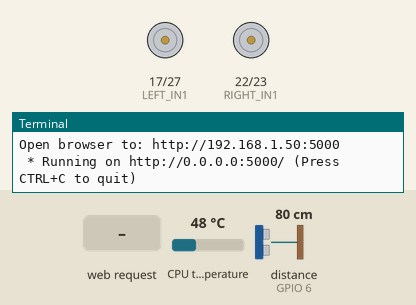
This program was run on a simulated Raspberry Pi (BCM pin numbers). Shown: motor-driver pin pairs drawn as motors (green arrow = first pin HIGH = forward, orange = second pin HIGH = backward, longer = more drive), the last lines printed to the terminal. The test bench sets the inputs (shaded band); at power-on: CPU temperature 48 °C, distance to the obstacle (sensor on GPIO 6) 80 cm. The echo pulse lasts 58.3 µs per cm; the clock reads 2024-03-15 10:24:30 at power-on unless the program sets it.

Above: at 3.2 s.
3.3 s: HTTP request for / received with the fields command=forward
At 4.5 s:
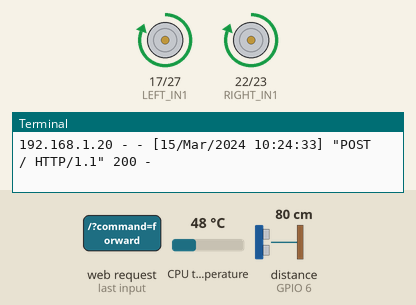
4.8 s: HTTP request for / received with the fields command=backward
At 5.6 s:
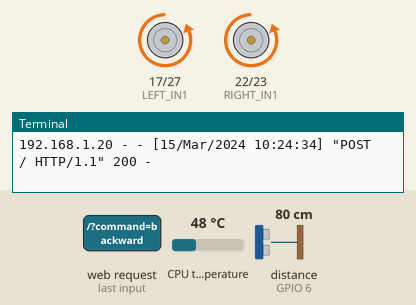
6.3 s: HTTP request for / received with the fields command=left
At 6.8 s:
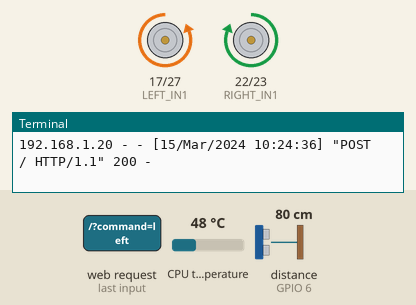
Timing chart, 0 to 9.3 s (numbered marks = the images above; inputs shaded):
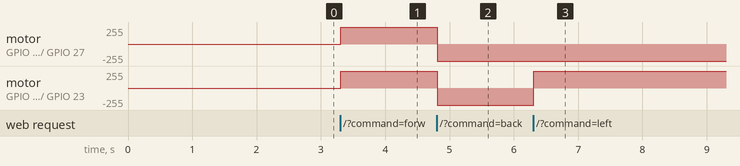

The program:

web_rov.py
```python
from flask import Flask, render_template_string, request
import RPi.GPIO as GPIO
import socket
import time
import threading
import os

app = Flask(__name__)

# -------------------------
# Motor Pins (L298N)
# -------------------------
LEFT_IN1  = 17
LEFT_IN2  = 27
RIGHT_IN1 = 22
RIGHT_IN2 = 23

# -------------------------
# Ultrasonic Sensor Pins
# -------------------------
TRIG = 5
ECHO = 6

# -------------------------
# Config
# -------------------------
OBSTACLE_DISTANCE_CM = 20

# -------------------------
# GPIO Setup
# -------------------------
GPIO.setmode(GPIO.BCM)
GPIO.setwarnings(False)

for pin in (LEFT_IN1, LEFT_IN2, RIGHT_IN1, RIGHT_IN2):
    GPIO.setup(pin, GPIO.OUT)

GPIO.setup(TRIG, GPIO.OUT)
GPIO.setup(ECHO, GPIO.IN)

GPIO.output(TRIG, False)

time.sleep(2)

# -------------------------
# Global Status
# -------------------------
current_action = "Stopped"

# -------------------------
# Motor Functions
# -------------------------
def move_forward():
    global current_action
    current_action = "Forward"

    GPIO.output(LEFT_IN1, GPIO.HIGH)
    GPIO.output(LEFT_IN2, GPIO.LOW)

    GPIO.output(RIGHT_IN1, GPIO.HIGH)
    GPIO.output(RIGHT_IN2, GPIO.LOW)

def move_backward():
    global current_action
    current_action = "Backward"

    GPIO.output(LEFT_IN1, GPIO.LOW)
    GPIO.output(LEFT_IN2, GPIO.HIGH)

    GPIO.output(RIGHT_IN1, GPIO.LOW)
    GPIO.output(RIGHT_IN2, GPIO.HIGH)

def turn_left():
    global current_action
    current_action = "Left"

    GPIO.output(LEFT_IN1, GPIO.LOW)
    GPIO.output(LEFT_IN2, GPIO.HIGH)

    GPIO.output(RIGHT_IN1, GPIO.HIGH)
    GPIO.output(RIGHT_IN2, GPIO.LOW)

def turn_right():
    global current_action
    current_action = "Right"

    GPIO.output(LEFT_IN1, GPIO.HIGH)
    GPIO.output(LEFT_IN2, GPIO.LOW)

    GPIO.output(RIGHT_IN1, GPIO.LOW)
    GPIO.output(RIGHT_IN2, GPIO.HIGH)

def stop():
    global current_action
    current_action = "Stopped"

    for pin in (LEFT_IN1, LEFT_IN2, RIGHT_IN1, RIGHT_IN2):
        GPIO.output(pin, GPIO.LOW)

# -------------------------
# Ultrasonic Sensor
# -------------------------
def get_distance():
    GPIO.output(TRIG, True)
    time.sleep(0.00001)
    GPIO.output(TRIG, False)

    start = time.time()
    timeout = start + 0.04

    while GPIO.input(ECHO) == 0:
        start = time.time()
        if start > timeout:
            return None

    stop_time = time.time()

    while GPIO.input(ECHO) == 1:
        stop_time = time.time()
        if stop_time > timeout:
            return None

    distance = (stop_time - start) * 17150
    return round(distance, 2)

# -------------------------
# Pi Information
# -------------------------
def get_ip():
    s = socket.socket(socket.AF_INET, socket.SOCK_DGRAM)
    try:
        s.connect(("8.8.8.8", 80))
        ip = s.getsockname()[0]
    except:
        ip = "Unknown"
    finally:
        s.close()

    return ip

def get_cpu_temp():
    try:
        temp = os.popen("vcgencmd measure_temp").readline()
        return temp.replace("temp=", "")
    except:
        return "Unavailable"

# -------------------------
# Web Page
# -------------------------
HTML = """
<!DOCTYPE html>
<html>
<head>
    <title>Raspberry Pi Rover</title>

    <style>
        body {
            background: #111;
            color: white;
            text-align: center;
            font-family: Arial;
        }

        button {
            width: 120px;
            height: 60px;
            margin: 10px;
            font-size: 20px;
            border-radius: 10px;
            border: none;
        }

        .forward { background: green; }
        .backward { background: red; }
        .left { background: orange; }
        .right { background: orange; }
        .stop { background: gray; }

        .info {
            margin: 20px;
            font-size: 20px;
        }
    </style>
</head>

<body>

    <h1>🚗 Raspberry Pi Rover</h1>

    <div class="info">
        <p><b>IP Address:</b> {{ ip }}</p>
        <p><b>CPU Temp:</b> {{ temp }}</p>
        <p><b>Status:</b> {{ action }}</p>
        <p><b>Distance:</b> {{ distance }} cm</p>
    </div>

    <form method="POST">

        <div>
            <button class="forward" name="command" value="forward">
                Forward
            </button>
        </div>

        <div>
            <button class="left" name="command" value="left">
                Left
            </button>

            <button class="stop" name="command" value="stop">
                Stop
            </button>

            <button class="right" name="command" value="right">
                Right
            </button>
        </div>

        <div>
            <button class="backward" name="command" value="backward">
                Backward
            </button>
        </div>

    </form>

</body>
</html>
"""

# -------------------------
# Routes
# -------------------------
@app.route("/", methods=["GET", "POST"])
def home():

    distance = get_distance()

    if request.method == "POST":

        command = request.form["command"]

        # Obstacle protection
        if command == "forward":

            if distance is not None and distance < OBSTACLE_DISTANCE_CM:
                stop()
                current = "Obstacle Detected!"
            else:
                move_forward()

        elif command == "backward":
            move_backward()

        elif command == "left":
            turn_left()

        elif command == "right":
            turn_right()

        elif command == "stop":
            stop()

    return render_template_string(
        HTML,
        ip=get_ip(),
        temp=get_cpu_temp(),
        action=current_action,
        distance=distance
    )

# -------------------------
# Cleanup
# -------------------------
def cleanup():
    stop()
    GPIO.cleanup()

# -------------------------
# Start Server
# -------------------------
if __name__ == "__main__":

    try:
        print("Starting Rover Web Server...")
        print(f"Open browser to: http://{get_ip()}:5000")

        app.run(
            host="0.0.0.0",
            port=5000,
            debug=False
        )

    finally:
        cleanup()
```

Measured:
- after the input at 3.3 s, motor on GPIO 17 (LEFT_IN1) / GPIO 27 (LEFT_IN2), motor on GPIO 22 (RIGHT_IN1) / GPIO 23 (RIGHT_IN2): stopped → forward 255/255 at once
- after the input at 4.8 s, motor on GPIO 17 (LEFT_IN1) / GPIO 27 (LEFT_IN2), motor on GPIO 22 (RIGHT_IN1) / GPIO 23 (RIGHT_IN2): forward 255/255 → backward 255/255 at once
- after the input at 6.3 s, motor on GPIO 22 (RIGHT_IN1) / GPIO 23 (RIGHT_IN2): backward 255/255 → forward 255/255 at once
